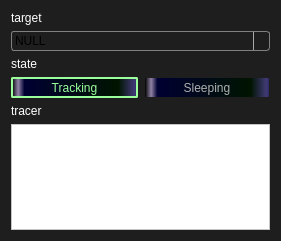
  <widget class="QWidget" name="tracker_component" native="true">
   <property name="geometry">
    <rect>
     <x>30</x>
     <y>530</y>
     <width>281</width>
     <height>241</height>
    </rect>
   </property>
   <property name="styleSheet">
    <string notr="true">background-color: rgb(30, 30, 30);</string>
   </property>
   <layout class="QFormLayout" name="formLayout_2">
    <property name="rowWrapPolicy">
     <enum>QFormLayout::WrapAllRows</enum>
    </property>
    <item row="0" column="0">
     <widget class="QLabel" name="target_tag">
      <property name="styleSheet">
       <string notr="true">color: rgb(255, 255, 255);</string>
      </property>
      <property name="text">
       <string>target</string>
      </property>
     </widget>
    </item>
    <item row="2" column="0" colspan="2">
     <widget class="QComboBox" name="target_selector">
      <property name="sizePolicy">
       <sizepolicy hsizetype="Preferred" vsizetype="Fixed">
        <horstretch>0</horstretch>
        <verstretch>0</verstretch>
       </sizepolicy>
      </property>
      <property name="styleSheet">
       <string notr="true">
QComboBox {
    border: 1px solid gray;
    border-radius: 3px;
    padding: 1px 18px 1px 3px;
    min-width: 6em;
}

QComboBox:editable {
    background: white;
}

QComboBox:!editable, QComboBox::drop-down:editable {
     
	 
     background: qlineargradient(x1: 0, y1: 0, x2: 0, y2: 1,
                                 stop: 0 #E1E1E1, stop: 0.4 #DDDDDD,
                                 stop: 0.5 #D8D8D8, stop: 1.0 #D3D3D3);
}

/* QComboBox gets the &quot;on&quot; state when the popup is open */
QComboBox:!editable:on, QComboBox::drop-down:editable:on {
    background: qlineargradient(x1: 0, y1: 0, x2: 0, y2: 1,
                                stop: 0 #D3D3D3, stop: 0.4 #D8D8D8,
                                stop: 0.5 #DDDDDD, stop: 1.0 #E1E1E1);
}

QComboBox:on { /* shift the text when the popup opens */
    padding-top: 3px;
    padding-left: 4px;
}

QComboBox::drop-down {
    subcontrol-origin: padding;
    subcontrol-position: top right;
    width: 15px;

    border-left-width: 1px;
    border-left-color: darkgray;
    border-left-style: solid; /* just a single line */
    border-top-right-radius: 3px; /* same radius as the QComboBox */
    border-bottom-right-radius: 3px;
}

QComboBox::down-arrow {
   image:url(:/16x16/downarrow16x16.png)
}

QComboBox::down-arrow:on { /* shift the arrow when popup is open */
    top: 1px;
    left: 1px;
}

QComboBox QAbstractItemView {
	
	 background: qlineargradient(x1: 0, y1: 0, x2: 0, y2: 1,
                                 stop: 0 #E1E1E1, stop: 0.4 #DDDDDD,
                                 stop: 0.5 #D8D8D8, stop: 1.0 #D3D3D3);
    border: 2px solid darkgray;
    selection-background-color: lightgray;
}</string>
      </property>
      <item>
       <property name="text">
        <string>NULL</string>
       </property>
      </item>
     </widget>
    </item>
    <item row="4" column="0">
     <widget class="QLabel" name="state_tag">
      <property name="styleSheet">
       <string notr="true">color: rgb(255, 255, 255);</string>
      </property>
      <property name="text">
       <string>state</string>
      </property>
     </widget>
    </item>
    <item row="4" column="1">
     <layout class="QHBoxLayout" name="state_layout">
      <item>
       <widget class="QToolButton" name="tracker_button">
        <property name="sizePolicy">
         <sizepolicy hsizetype="Preferred" vsizetype="Fixed">
          <horstretch>0</horstretch>
          <verstretch>0</verstretch>
         </sizepolicy>
        </property>
        <property name="minimumSize">
         <size>
          <width>0</width>
          <height>0</height>
         </size>
        </property>
        <property name="styleSheet">
         <string notr="true">QToolButton{
border: 2px solid rgba(0, 0, 0, 0);
border-radius: 2px;
color: rgb(175, 175, 175);
background-color: qlineargradient(spread:pad, x1:0, y1:0, x2:1, y2:0, stop:0 rgba(0, 0, 0, 255), stop:0.05 rgba(220, 195, 255, 155), stop:0.10 rgba(0, 0, 50, 255), stop:0.85 rgba(0, 20, 0, 255), stop:0.98 rgba(120, 100, 255, 100), stop: 1 rgba(50, 50, 150, 150));
}
QToolButton::hover{
color: rgb(255, 255, 255);
border: 1px solid rgb(255, 255, 255);
border-radius: 2px;
background-color: qlineargradient(spread:pad, x1:0, y1:0, x2:1, y2:0, stop:0 rgba(0, 0, 0, 255), stop:0.05 rgba(220, 195, 255, 155), stop:0.10 rgba(0, 0, 50, 255), stop:0.85 rgba(0, 20, 0, 255), stop:0.98 rgba(120, 100, 255, 100), stop: 1 rgba(50, 50, 150, 150));
}
QToolButton::checked{
color: rgb(155, 255, 155);
border: 2px solid rgb(155, 255, 155);
border-radius: 2px;
background-color: qlineargradient(spread:pad, x1:0, y1:0, x2:1, y2:0, stop:0 rgba(0, 0, 0, 255), stop:0.05 rgba(220, 195, 255, 155), stop:0.10 rgba(0, 0, 50, 255), stop:0.85 rgba(0, 20, 0, 255), stop:0.98 rgba(120, 100, 255, 100), stop: 1 rgba(50, 50, 150, 150));
}
QToolButton::checked::hover{
color: rgb(155, 255, 155);
border: 2px solid rgb(155, 255, 155);
border-radius: 2px;
background-color: qlineargradient(spread:pad, x1:0, y1:0, x2:1, y2:0, stop:0 rgba(0, 0, 0, 255), stop:0.05 rgba(220, 195, 255, 155), stop:0.10 rgba(0, 0, 50, 255), stop:0.85 rgba(0, 20, 0, 255), stop:0.98 rgba(120, 100, 255, 100), stop: 1 rgba(50, 50, 150, 150));
}</string>
        </property>
        <property name="text">
         <string>Tracking</string>
        </property>
        <property name="checkable">
         <bool>true</bool>
        </property>
        <property name="checked">
         <bool>true</bool>
        </property>
        <property name="autoRaise">
         <bool>false</bool>
        </property>
        <attribute name="buttonGroup">
         <string notr="true">TrackerControllerButton</string>
        </attribute>
       </widget>
      </item>
      <item>
       <widget class="QToolButton" name="sleeping_button">
        <property name="sizePolicy">
         <sizepolicy hsizetype="Preferred" vsizetype="Fixed">
          <horstretch>0</horstretch>
          <verstretch>0</verstretch>
         </sizepolicy>
        </property>
        <property name="styleSheet">
         <string notr="true">QToolButton{
border: 2px solid rgba(0, 0, 0, 0);
border-radius: 2px;
color: rgb(175, 175, 175);
background-color: qlineargradient(spread:pad, x1:0, y1:0, x2:1, y2:0, stop:0 rgba(0, 0, 0, 255), stop:0.05 rgba(220, 195, 255, 155), stop:0.10 rgba(0, 0, 50, 255), stop:0.85 rgba(0, 20, 0, 255), stop:0.98 rgba(120, 100, 255, 100), stop: 1 rgba(50, 50, 150, 150));
}
QToolButton::hover{
color: rgb(255, 255, 255);
border: 1px solid rgb(255, 255, 255);
border-radius: 2px;
background-color: qlineargradient(spread:pad, x1:0, y1:0, x2:1, y2:0, stop:0 rgba(0, 0, 0, 255), stop:0.05 rgba(220, 195, 255, 155), stop:0.10 rgba(0, 0, 50, 255), stop:0.85 rgba(0, 20, 0, 255), stop:0.98 rgba(120, 100, 255, 100), stop: 1 rgba(50, 50, 150, 150));
}
QToolButton::checked{
color: rgb(155, 255, 155);
border: 2px solid rgb(155, 255, 155);
border-radius: 2px;
background-color: qlineargradient(spread:pad, x1:0, y1:0, x2:1, y2:0, stop:0 rgba(0, 0, 0, 255), stop:0.05 rgba(220, 195, 255, 155), stop:0.10 rgba(0, 0, 50, 255), stop:0.85 rgba(0, 20, 0, 255), stop:0.98 rgba(120, 100, 255, 100), stop: 1 rgba(50, 50, 150, 150));
}
QToolButton::checked::hover{
color: rgb(155, 255, 155);
border: 2px solid rgb(155, 255, 155);
border-radius: 2px;
background-color: qlineargradient(spread:pad, x1:0, y1:0, x2:1, y2:0, stop:0 rgba(0, 0, 0, 255), stop:0.05 rgba(220, 195, 255, 155), stop:0.10 rgba(0, 0, 50, 255), stop:0.85 rgba(0, 20, 0, 255), stop:0.98 rgba(120, 100, 255, 100), stop: 1 rgba(50, 50, 150, 150));
}</string>
        </property>
        <property name="text">
         <string>Sleeping</string>
        </property>
        <property name="checkable">
         <bool>true</bool>
        </property>
        <property name="checked">
         <bool>false</bool>
        </property>
        <property name="popupMode">
         <enum>QToolButton::DelayedPopup</enum>
        </property>
        <property name="autoRaise">
         <bool>false</bool>
        </property>
        <attribute name="buttonGroup">
         <string notr="true">TrackerControllerButton</string>
        </attribute>
       </widget>
      </item>
     </layout>
    </item>
    <item row="5" column="1">
     <widget class="QLabel" name="tracer_tag">
      <property name="styleSheet">
       <string notr="true">color: rgb(255, 255, 255);</string>
      </property>
      <property name="text">
       <string>tracer</string>
      </property>
     </widget>
    </item>
    <item row="6" column="1">
     <widget class="QListView" name="tracer_list">
      <property name="styleSheet">
       <string notr="true">background: white;  
color: black;</string>
      </property>
     </widget>
    </item>
   </layout>
  </widget>
